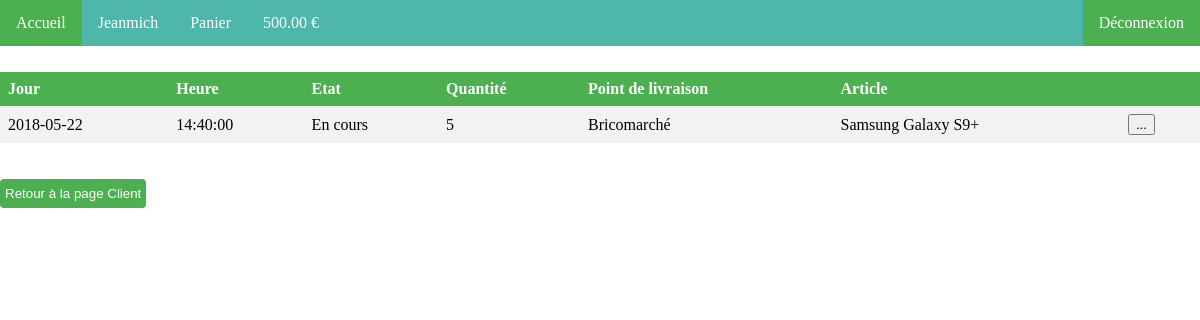
The page /CONTROLLER/history.php (signed in) on the database its author committed.
### tables this page shows
CREATE TABLE IF NOT EXISTS `clients` (
	  `idClients` INT(3) NOT NULL AUTO_INCREMENT,
	  `nom` VARCHAR(30) NULL,
	  `prenom` VARCHAR(30) NULL,
	  `pseudo` VARCHAR(45) NULL,
	  `credit` DECIMAL(9,2) NULL,
	  `idPdLs` INT(3) NOT NULL,
	  `mdp` VARCHAR(80) NULL,
	  PRIMARY KEY (`idClients`, `idPdLs`),
	  INDEX `fk_clients_PdLs_idx` (`idPdLs` ASC),
	  CONSTRAINT `fk_clients_PdLs`
	    FOREIGN KEY (`idPdLs`)
	    REFERENCES `points_de_livraison` (`idPdLs`)
	    ON DELETE NO ACTION
	    ON UPDATE NO ACTION);

CREATE TABLE IF NOT EXISTS `achats` (
	  `idAchats` INT(3) NOT NULL AUTO_INCREMENT,
	  `etat` ENUM('Panier', 'En cours', 'Livré') NULL,
	  `date` DATE NULL,
	  `time` TIME NULL,
	  `idClients` INT(3) NOT NULL,
	  `idArticles` INT(3) NOT NULL,
	  `quantite` INT(5) NOT NULL,
	  `idMagasins` INT(3) NOT NULL DEFAULT '1', 
	  PRIMARY KEY (`idAchats`, `idClients`, `idArticles`),
	  INDEX `fk_achats_clients1_idx` (`idClients` ASC),
	  INDEX `fk_achats_articles1_idx` (`idArticles` ASC), 
	  INDEX `fk_achats_magasins1_idx` (`idMagasins` ASC), 
	  CONSTRAINT `fk_achats_clients1`
	    FOREIGN KEY (`idClients`)
	    REFERENCES `clients` (`idClients`)
	    ON DELETE NO ACTION
	    ON UPDATE NO ACTION,
	  CONSTRAINT `fk_achats_articles1`
	    FOREIGN KEY (`idArticles`)
	    REFERENCES `articles` (`idArticles`)
	    ON DELETE NO ACTION
	    ON UPDATE NO ACTION,
	  CONSTRAINT `fk_achats_magasins1`
	    FOREIGN KEY (`idMagasins`)
	    REFERENCES `magasins` (`idMagasins`)
	    ON DELETE NO ACTION
	    ON UPDATE NO ACTION);

CREATE TABLE IF NOT EXISTS `points_de_livraison` (
	  `idPdLs` INT(3) NOT NULL AUTO_INCREMENT,
	  `nom` VARCHAR(35) NULL,
	  `adresse` VARCHAR(45) NULL,
	  `ville` VARCHAR(25) NULL,
	  `codePostal` CHAR(5) NULL,
	  PRIMARY KEY (`idPdLs`));

CREATE TABLE IF NOT EXISTS `articles` (
	  `idArticles` INT(3) NOT NULL AUTO_INCREMENT,
	  `categorie` VARCHAR(12) NULL,
	  `nom` VARCHAR(100) NULL,
	  `description` VARCHAR(140) NULL,
	  `image` VARCHAR(250) NULL,
	  `quantite` INT(4) NULL,
	  `idMagasins` INT(3) NOT NULL,
	  `prix` DECIMAL(6,2) NULL,
	  `sous_categorie` VARCHAR(50) NULL,
	  PRIMARY KEY (`idArticles`, `idMagasins`),
	  INDEX `fk_articles_Magasins1_idx` (`idMagasins` ASC),
	  CONSTRAINT `fk_articles_Magasins1`
	    FOREIGN KEY (`idMagasins`)
	    REFERENCES `magasins` (`idMagasins`)
	    ON DELETE NO ACTION
	    ON UPDATE NO ACTION);

### MODEL/model.php (called while the page is built, shortened)
<?php
function dbConnect() {
  try {
    $bdd = new PDO('mysql:host=localhost;dbname=geek-o-sphere', 'root', '', array(PDO::ATTR_ERRMODE => PDO::ERRMODE_EXCEPTION));
    return $bdd;
  }catch(Exception $e) {
    die('Erreur : '.$e->getMessage());
  }
}
function getOneAccount($pseudo) {
    $bdd = dbConnect();
      $accounts = $bdd->query('SELECT * FROM `clients` WHERE pseudo="'.$pseudo.'"');
      return $accounts;
}
function historyCall() {
	$bdd = dbConnect();
	$items = $bdd->query('SELECT  `achats`.date AS "achats.date", `achats`.time AS "achats.time",
									`achats`.idArticles AS "achats.idArticles", `achats`.idClients AS "achats.idClients",
									`achats`.etat AS "achats.etat", `achats`.quantite AS "achats.quantite",
									`clients`.idClients AS "clients.idClients", `clients`.pseudo AS "clients.pseudo",
									`articles`.idArticles AS "articles.idArticles", `articles`.nom AS "articles.nom",
                  `points_de_livraison`.nom AS "points_de_livraison.nom"
							FROM    achats, clients, articles, points_de_livraison
							WHERE ( `points_de_livraison`.idPdLs=`achats`.idMagasins AND `achats`.idArticles=`articles`.idArticles
							        AND `clients`.idClients=`achats`.idClients
							        AND `achats`.etat!="Panier"
									AND `clients`.pseudo="'.$_SESSION['pseudo'].'"
								) ORDER BY `achats`.date DESC, `achats`.time DESC'
						  );
	return $items;
}
?>

### CONTROLLER/history_1.php (the view)
<?php
	echo "<table>
			<th>Jour
			<th>Heure
			<th>Etat
			<th>Quantité
			<th>Point de livraison
			<th colspan=2>Article
		 "
	;
	$test = false;
	$query = historyCall();
	while ( $data = $query -> fetch()) {
		echo"<tr>
			 <td>".$data['achats.date'].
			"<td>".$data['achats.time'].
			"<td>".utf8_encode($data['achats.etat']).
			"<td>".$data['achats.quantite'].
			"<td>".utf8_encode($data['points_de_livraison.nom']).
			"<td>".utf8_encode($data['articles.nom']).
			"<td><a href='detailed_item.php?id=".$data['achats.idArticles']."'><button>...</button></a>"
		;
		$test = true;
	} if (!$test) {
		echo"<tr><td><td><td><td colspan=3>Aucun achat effectué";
	}
	echo"</table>";
?>

### CONTROLLER/navigation_bar.php
<ul>
   <li><a href="./main_page.php">Accueil</a></li>
   <li><a href="./customer_page.php"><?php echo $_SESSION['pseudo'] ?></a></li>
   <li><a href="./basket.php">Panier</a></li>
   <li><a href="./wallet.php"><?php $data=getOneAccount($_SESSION['pseudo']); $credit=$data->fetch(); echo $credit['credit'].' €'; ?></a></li>
   <li style="float:right"><a class="active" href="../CONTROLLER/main_page_disconnect.php">Déconnexion</a></li>
</ul>

### VIEW/style.css (style rules this page uses)
ul { list-style-type: none; margin: 0; padding: 0; overflow: hidden; background-color: #4EB7A9; }
body { margin :0; }
li { float: left; }
li a { display: block; color: white; text-align: center; padding: 14px 16px; text-decoration: none; }
.active { background-color: #4CAF50; }
ul { position: fixed; top: 0; width: 100%; }
table { border-collapse: collapse; width: 100%; }
th, td { text-align: left; padding: 8px; }
tr:nth-child(even) { background-color: #f2f2f2 }
th { background-color: #4CAF50; color: white; }

### rows shown on the page
clients: credit "500.00"
achats: date "2018-05-22", time "14:40:00", etat "En cours", quantite "5", points_de_livraison.nom "Bricomarché", articles.nom "Samsung Galaxy S9+"

### other values the page prints
$_SESSION['pseudo'] "Jeanmich"
